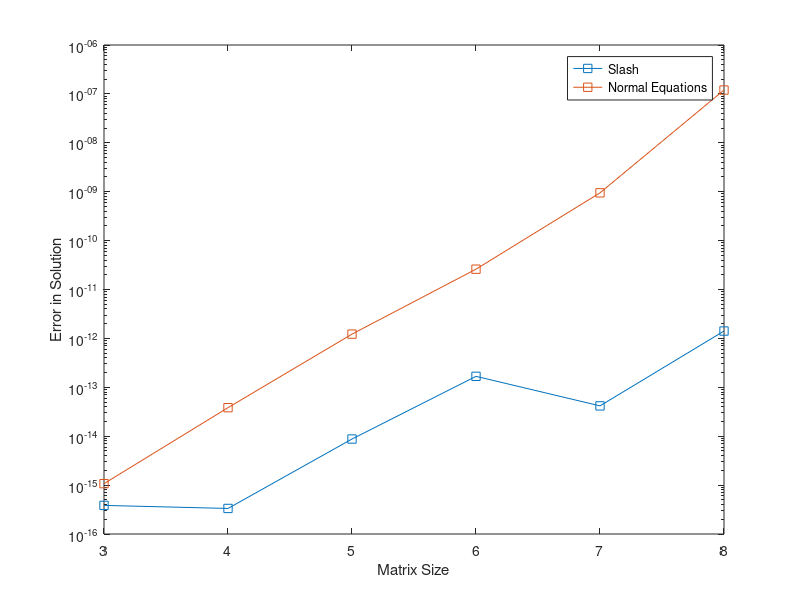

This figure's MATLAB source:

nList = 3:8;                    % List of sizes to use
err0 = zeros(size(nList));      % Initialize an error vector
err = zeros(size(nList));       % Initialize another error vector

for i=1:length(nList)           % Iterate over all sizes
    
    n = nList(i);               % Size of the matrix to use
    
    A=fliplr(vander(1:n));A(:,end)=[]   % Form the matrix and strip the last column
    

    b = ones(n,1)              % RHS of all ones

    x = A\b;                    % Solve using MATLAB's slash command
    A*x-b;
    err0(i) = norm(A*x-b);      % Error using slash

    x = (inv(A'*A))*(A')*b;     % Solve by explicitly forming inverse of the Normal equations
    A*x-b;
    err(i) = norm(A*x-b);       % Error using Normal equations
end

figure;
semilogy(nList, err0, '-s', nList, err,'-s'); % Plot the error
legend('Slash','Normal Equations');
xlabel('Matrix Size');
ylabel('Error in Solution');

